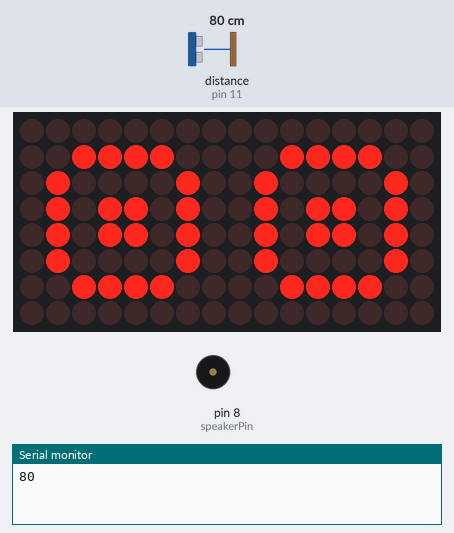
The sketch below on a simulated Arduino Uno, built with avr-gcc and run on an emulated ATmega328P. On the bench: 16×8 LED matrix, buzzer (waves = sounding), the last lines printed to the serial monitor. Wiring (inferred from the names in the program): ultrasonic range finder: trigger pin 12; echo pin 11. The inputs (shaded band) are chosen by the test bench; at power-on: distance to the obstacle (sensor on pin 11) 80 cm. The echo pulse lasts 58.3 µs per cm.

Above: at 1.21 s.
2.2 s: distance to the obstacle (sensor on pin 11) set to 72 cm
At 3.2 s:
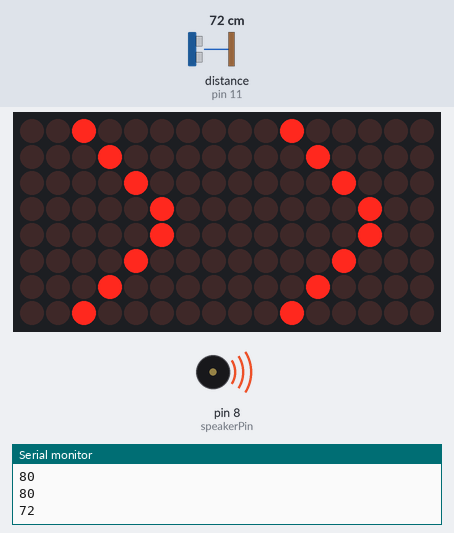
5.9 s: distance to the obstacle (sensor on pin 11) set to 56 cm
7.8 s: distance to the obstacle (sensor on pin 11) set to 48 cm
At 9.6 s:
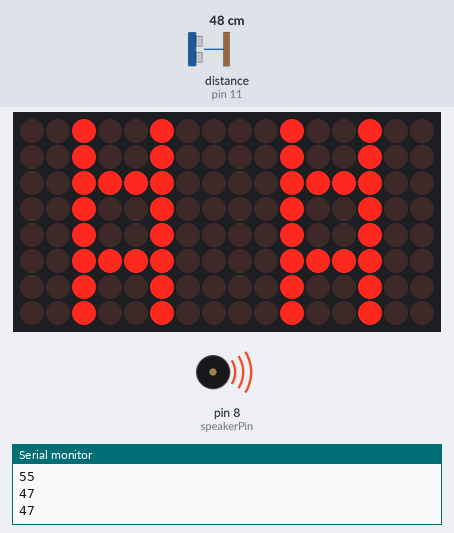
11.4 s: distance to the obstacle (sensor on pin 11) set to 120 cm
At 13.0 s:
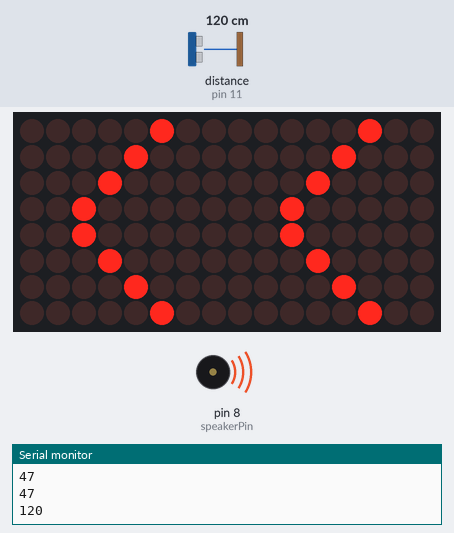
14.7 s: distance to the obstacle (sensor on pin 11) set to 105 cm
16.9 s: distance to the obstacle (sensor on pin 11) set to 97 cm
At 18.17 s:
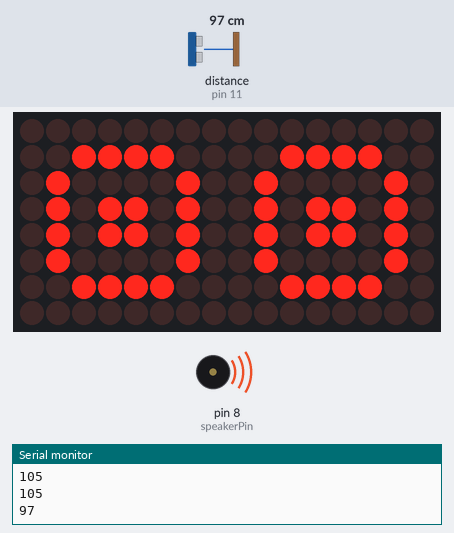
Timing chart, 0 to 21.1 s (numbered marks = the images above; inputs shaded):
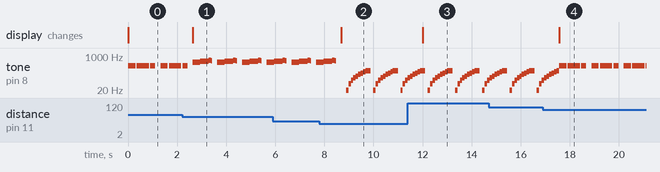

Measured:
- the behaviour switches between 75 and 74 cm on distance to the obstacle (sensor on pin 11) (found by bisection; images 0 and 1)
- the behaviour switches between 51 and 50 cm on distance to the obstacle (sensor on pin 11) (found by bisection; images 1 and 2)
- the behaviour switches between 101 and 100 cm on distance to the obstacle (sensor on pin 11) (found by bisection; images 3 and 4)
- after the input at 2.2 s, the display: changes after 0.43 s (image 1)
- after the input at 7.8 s, the display: changes after 0.88 s (image 2)
- after the input at 11.4 s, the display: changes after 0.61 s (image 3)
- after the input at 16.9 s, the display: changes after 0.67 s (image 4)
- by itself, tone on pin 8 (speakerPin): plays 80 Hz for 0.10 s, 100 Hz for 0.10 s, 120 Hz for 0.10 s, 140 Hz for 0.10 s, 160 Hz for 0.10 s, 180 Hz for 0.11 s … (15 notes in this stretch)

The sketch:

Head.ino
```cpp
#include "LedControl.h"
// #include <Servo.h>

LedControl led = LedControl(6,5,3,2);
int speakerPin = 8;

int blinkDelay = 300;
int blinkLength = 20;
bool blinking = false;
int counter = 0;

const int echoPin = 11;
const int trigPin = 12;

byte blank = B00000000;
byte frame = B01111000;
byte inner = B10000100;
byte pupil = B10110100;

// Servo myServoOne;
// Servo myServoTwo;
// int wingLeft = 9;
// int wingRight = 10;
// int servoNeck = 10;
// int pos = 0;

void writeEyesCute (int addr) {
  led.setRow(addr, 0, B00100000);
  led.setRow(addr, 1, B00010000);
  led.setRow(addr, 2, B00001000);
  led.setRow(addr, 3, B00000100);
  led.setRow(addr, 4, B00000100);
  led.setRow(addr, 5, B00001000);
  led.setRow(addr, 6, B00010000);
  led.setRow(addr, 7, B00100000);
  led.setRow(addr, 8, blank);
}

void writeEyesJudging(int addr) {
  led.setRow(addr, 0, B00100100);
  led.setRow(addr, 1, B00100100);
  led.setRow(addr, 2, B00111100);
  led.setRow(addr, 3, B00100100);
  led.setRow(addr, 4, B00100100);
  led.setRow(addr, 5, B00111100);
  led.setRow(addr, 6, B00100100);
  led.setRow(addr, 7, B00100100);
  led.setRow(addr, 8, B00100100);
}

void writeEyesSleep (int addr) {
  led.setRow(addr, 0, B00000100);
  led.setRow(addr, 1, B00001000);
  led.setRow(addr, 2, B00010000);
  led.setRow(addr, 3, B00100000);
  led.setRow(addr, 4, B00100000);
  led.setRow(addr, 5, B00010000);
  led.setRow(addr, 6, B00001000);
  led.setRow(addr, 7, B00000100);
  led.setRow(addr, 8, B00000010);
}
void writeEyesShifted(int addr, int shiftX, int shiftY) {
    led.setRow(addr, 0,  blank);
    led.setRow(addr, 1,  blank);
    led.setRow(addr, 6,  blank);
    led.setRow(addr, 7,  blank);

    led.setRow(addr, 0 + shiftY, frame >> shiftX);
    led.setRow(addr, 1 + shiftY, inner >> shiftX);

    if (blinking) {
        led.setRow(addr, 2 + shiftY, inner >> shiftX);
        led.setRow(addr, 3 + shiftY, inner >> shiftX);

    } else {
        led.setRow(addr, 2 + shiftY, pupil >> shiftX);
        led.setRow(addr, 3 + shiftY, pupil >> shiftX);
    }

    led.setRow(addr, 4 + shiftY, inner >> shiftX);
    led.setRow(addr, 5 + shiftY, frame >> shiftX);
}

void setup() {
  pinMode(echoPin, INPUT);
  pinMode(trigPin, OUTPUT);
    for (int i = 0; i < 2; i++) {
        led.shutdown(i, false);
        led.setIntensity(i, 2);
        led.clearDisplay(i);
    }
  Serial.begin(9600);
}

void loop() {
    if (blinking && counter > blinkLength) {
        blinking = false;
        counter = 0;

    } else if (!blinking && counter > blinkDelay) {
        blinking = true;
        counter = 0;
    }

  counter++;

  digitalWrite(trigPin,LOW);
  delayMicroseconds(2);
  digitalWrite(trigPin, HIGH);
  delayMicroseconds(5);
  digitalWrite(trigPin,LOW);

  long duration = pulseIn(echoPin, HIGH);
  int cm = duration / 29 / 2;
  Serial.println(cm);

  if (cm > 100) {
    writeEyesSleep(0);
    writeEyesSleep(1);
    delay(100);
    playOwlGrowl();
  } else if (cm <= 100 && cm >= 75) {
    writeEyesShifted(0,1,1);
    writeEyesShifted(1,1,1);
    playOwlSound();
    delay(100);
  } else if (cm <=75 && cm >=50) {
    writeEyesCute(0);
    writeEyesCute(1);
    playWhistle();
    delay(100);
  } else if (cm < 50) {
    writeEyesJudging(0);
    writeEyesJudging(1);
    Serial.println(cm);
    delay(100);
    playOwlGrowl();
    }

  }
  // int frequency = map(cm, 0, 100, 200, 400);
  // tone(speakerPin, frequency);

void playOwlGrowl() {
  for (int i = 0; i <200; i=i+20) {
    int durations[] = {300, 100, 200};
    tone(speakerPin, i, durations[i]);
    delay(100);
  }
}


void playOwlSound() {
  int frequencies[] = {330, 330, 330};
  int durations[] = {300, 500, 200};
  for (int i = 0; i < sizeof(frequencies) / sizeof(frequencies[0]); i++) {
    tone(speakerPin, frequencies[i], durations[i]);
    delay(durations[i] + 50);
  }
  noTone(speakerPin);
  delay(50);
}


void playWhistle() {
  int frequencies[] = {500, 550, 560, 600, 570};
  int durations[] = {300, 200, 150, 100, 50};
  for (int i = 0; i < sizeof(frequencies) / sizeof(frequencies[0]); i++) {
    tone(speakerPin, frequencies[i], durations[i]);
    delay(durations[i]);
  }
  noTone(speakerPin);
  delay(100);
}
```
